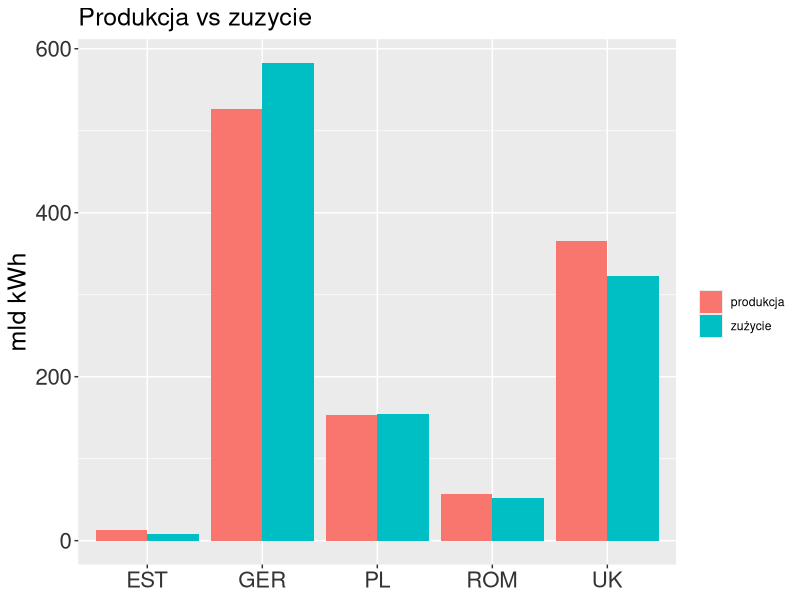
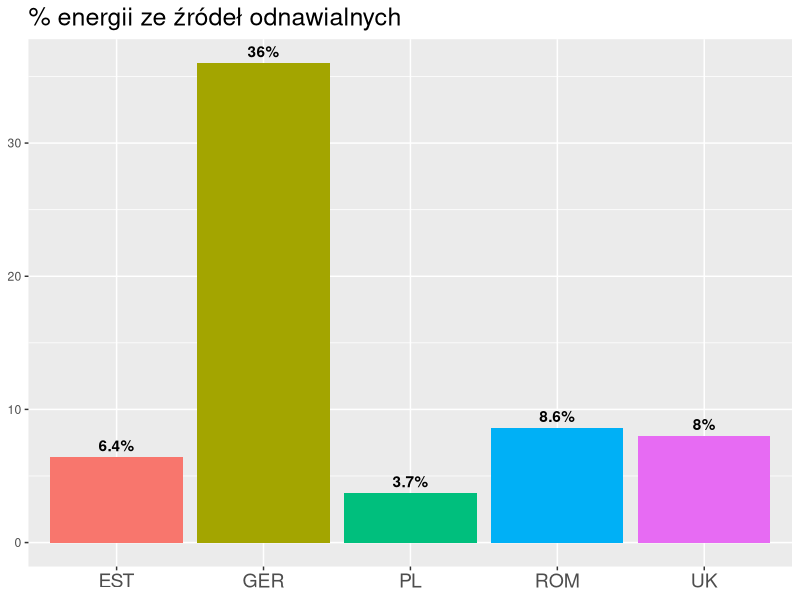
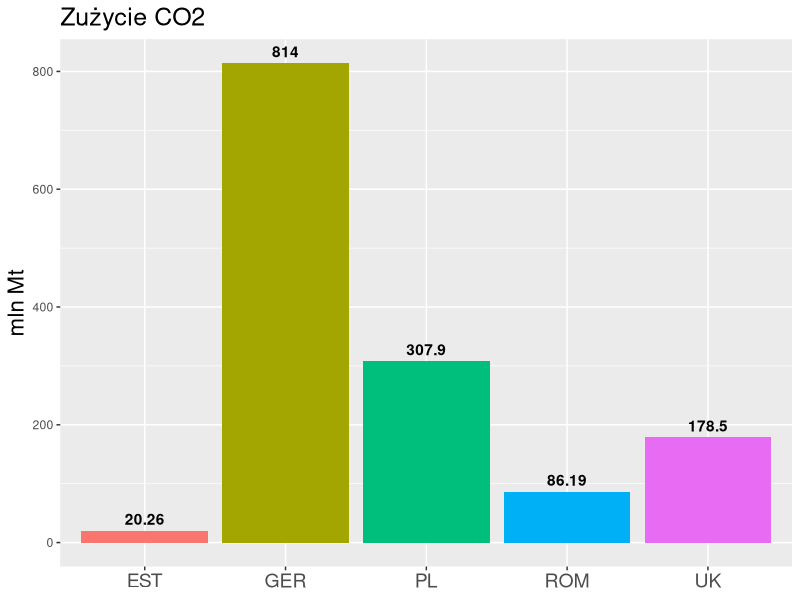

R code for these plots, in order: (Note: this script raises an error after producing the figures.)
renew <- c(0.36,0.08,0.086,0.064,0.037)
CO2 <- c(814,178.5,86.19,20.26,307.9) #mln
prod <- c(526.6,365.7,56.71,12.9,153.4) #mld
cons <- c(582.5,323.3,52.36,7.948,155) #mld

kraj=as.factor(c('GER','UK',"ROM",'EST','PL'))
dane <- data.frame(prod,cons,CO2,renew,kraj)

library("ggplot2")
library("dplyr")
library(reshape2)
library(scales)

dane.melt <- melt(dane, "kraj")
dane2 <- dane.melt[1:10,]

wyk1 <- ggplot(dane2,aes(x=kraj,y=value,fill=variable))+
  geom_bar(stat='identity',position='dodge')+
  scale_fill_discrete(name="",labels=c('produkcja','zużycie'))+
  labs(y='mld kWh')+
  ggtitle("Produkcja vs zuzycie")+
  theme(axis.text.y = element_text(colour="grey20",size=16,face="plain"),
        axis.text.x = element_text(colour="grey20",size=16,face="plain"),
        axis.title.x = element_blank(),
        axis.title.y = element_text(size=18),
        plot.title=element_text(size=18))


wyk2 <- ggplot(dane, aes(x=kraj, y=100*renew, fill = kraj, label=paste0(100*renew, "%"))) +
  geom_bar(stat="identity") +
  geom_text(vjust=-0.5, fontface=2) +
  labs(title="% energii ze źródeł odnawialnych", x = NULL, y = NULL) +
  theme(
    axis.text.x = element_text(size=14),
    axis.title = element_text(size=16),
    plot.title = element_text(size=18),
    legend.position = "none")

wyk3 <- ggplot(dane, aes(x=kraj, y=CO2, fill = kraj, label=CO2)) +
  geom_bar(stat="identity") +
  geom_text(vjust=-0.5, fontface=2) +
  labs(title = "Zużycie CO2", y="mln Mt", x = NULL) +
  theme(
    axis.text.x = element_text(size=14),
    axis.title = element_text(size=16),
    plot.title = element_text(size=18),
    legend.position = "none")


library(gridExtra)
grid.newpage() 
print(wyk1, vp=viewport(x=0.5, y = 0.75, 
                      width=1, height=0.5))
print(wyk2, vp=viewport(x=0.25, y = 0.25, 
                        width=0.5, height=0.5))
print(wyk3, vp=viewport(x=0.75, y = 0.25, 
                        width=0.5, height=0.5))

